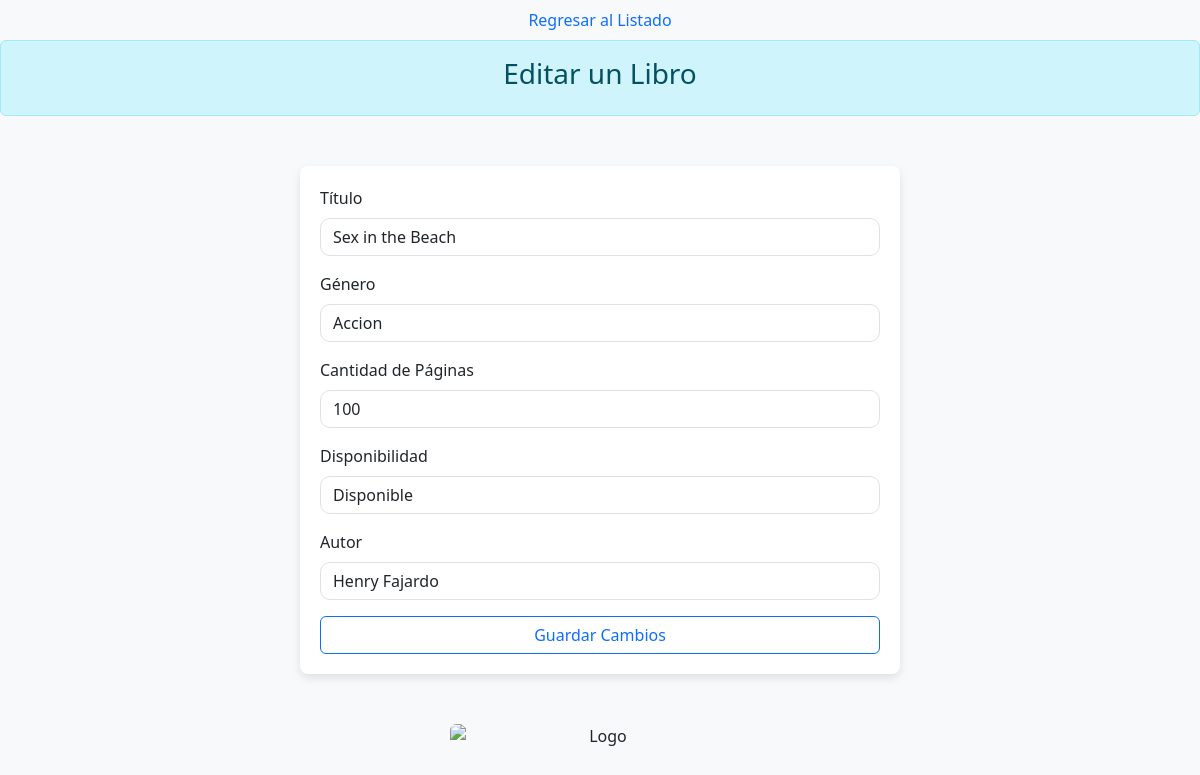
The app's page /editar_libro/1/ with its own data.
### biblioteca/models.py (models this page shows, shortened)
class Libro(models.Model):
    titulo = models.CharField(max_length=255)
    genero = models.CharField(max_length=100)
    cantidad_paginas = models.IntegerField()
    disponible = models.BooleanField(default=True)
    autor = models.ForeignKey(Autor, on_delete=models.CASCADE)

class Autor(models.Model):
    nombre = models.CharField(max_length=50)
    apellidos = models.CharField(max_length=70)
    nacionalidad = models.CharField(max_length=30)
    descripcion = models.TextField()

### biblioteca/views.py (the view, shortened to what this page needs)
# urls.py: path('editar_libro/<int:id>/', biblioteca.editar_libro, name ='editar_libro' ),
def editar_libro(request, id):
    libro = get_object_or_404(Libro, id=id)  # Obtener el libro por ID
    data = {
        'libro': libro,
        'autores': Autor.objects.all(),  # También pasas la lista de autores para el select
    }
    return render(request, 'editar_libro.html', data)

### biblioteca/Templates/editar_libro.html (shortened to what this page needs)
<!doctype html>
<html lang="en">
  {% load static %}
  <head>
    <link href="https://cdn.jsdelivr.net/npm/bootstrap@5.3.3/dist/css/bootstrap.min.css" rel="stylesheet">
  </head>
  <body>
    <ul class="nav justify-content-center">
      <li class="nav-item">
        <a class="nav-link active" aria-current="page" href="{% url 'libros' %}">Regresar al Listado</a>
      </li>
    </ul>
    <div class="alert alert-info form-header" role="alert">
      <h3>Editar un Libro</h3>
    </div>
    <div class="container form-container">
        <form action="{% url 'editar_libro' libro.id %}" method="POST">
        <div class="mb-3">
          <label for="titulo" class="form-label">Título</label>
          <input type="text" name="titulo" class="form-control" id="titulo" placeholder="Digite el título del libro" value="{{ libro.titulo }}" required>
        </div>
        <div class="mb-3">
          <label for="genero" class="form-label">Género</label>
          <input type="text" name="genero" class="form-control" id="genero" placeholder="Digite el género del libro" value="{{ libro.genero }}" required>
        </div>
        <div class="mb-3">
          <label for="cantidad_paginas" class="form-label">Cantidad de Páginas</label>
          <input type="number" name="cantidad_paginas" class="form-control" id="cantidad_paginas" placeholder="Digite la cantidad de páginas" value="{{ libro.cantidad_paginas }}" required>
        </div>
        <div class="mb-3">
          <label for="disponible" class="form-label">Disponibilidad</label>
          <select name="disponible" class="form-control" id="disponible" required>
            <option value="True" {% if libro.disponible %}selected{% endif %}>Disponible</option>
          </select>
        </div>
        <div class="mb-3">
          <label for="autor" class="form-label">Autor</label>
          <select name="autor" class="form-control" id="autor" required>
            {% for autor in autores %}
              <option value="{{ autor.id }}" {% if autor.id == libro.autor.id %}selected{% endif %}>{{ autor.nombre }} {{ autor.apellidos }}</option>
            {% endfor %}
          </select>
        </div>
        <button type="submit" class="btn btn-outline-primary btn-custom">Guardar Cambios</button>
      </form>
    </div>
    <div class="container my-5 text-center">
      <img src="https://brandslogos.com/wp-content/uploads/images/large/moncler-logo.png" class="rounded mx-auto d-block" alt="Logo" style="width: 300px; height: auto;">
    </div>
  </body>
</html>

### biblioteca/Templates/editar_libro.html (style rules this page uses)
body { background-color: #f8f9fa; }
.form-container { max-width: 600px; margin: 50px auto; padding: 20px; background-color: white; border-radius: 8px; box-shadow: 0 4px 8px rgba(0,0,0,0.1); }
.form-header { text-align: center; margin-bottom: 30px; }
.btn-custom { width: 100%; }
.form-control { border-radius: 10px; }

### records on screen
Libro: titulo "Sex in the Beach", genero "Accion", cantidad_paginas "100", disponible "Disponible", autor "Henry Fajardo"
